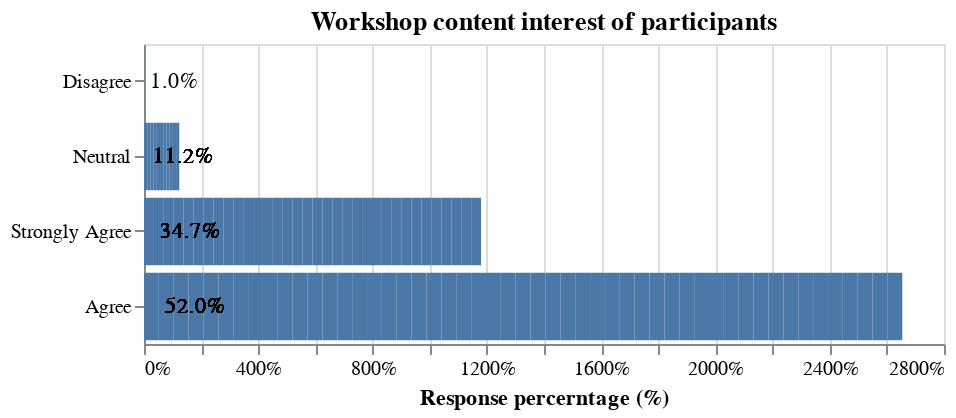

The notebook cell saved with this chart:
### Markdown cell above
# The Workshop content sustained my interest

### Code cell
bar = alt.Chart(df, title="Workshop content interest of participants"
               ).transform_joinaggregate(
    total='count()',
    groupby=['workshop_interest']
).transform_calculate(
    percent=alt.datum.total/98
).mark_bar().encode(
    x= alt.X('percent:Q', title = "Response percerntage (%)", axis=alt.Axis(format='%')),
    y=alt.Y('workshop_interest', sort='x', title="")
    ).properties(
    width=400,
    height=150
    )

text = alt.Chart(df, title="Workshop content interest of participants"
               ).transform_joinaggregate(
    total='count()',
    groupby=['workshop_interest']
).transform_calculate(
    percent=alt.datum.total/98
).mark_text(
        align='left',
        baseline='middle',
        dx=3
).encode(
        y = alt.Y('workshop_interest', sort = 'x'),
        x = alt.X('percent:Q'),
        text=alt.Text('percent:Q',format='.1%')
).properties(
    width=800,
    height=250
    )

q1_plot = alt.layer(bar, text, data=df)

# Show the plot|
q1_plot
# save(q1_plot, 'q1_plot.png', scale_factor=2.0)
